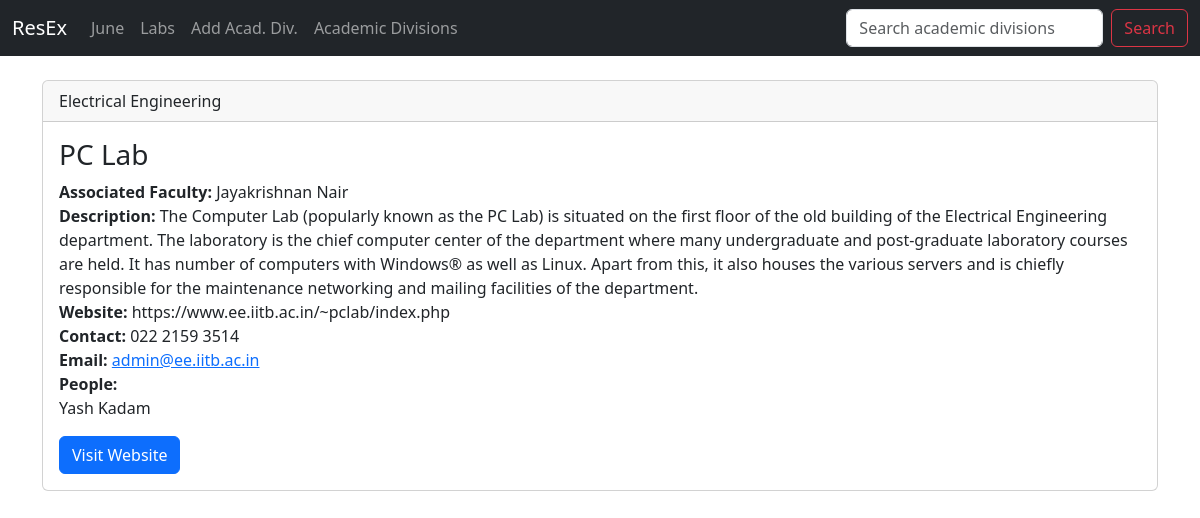
The app's page /show_lab/1 with its own data.
### labs/models.py (models this page shows)
class 	Lab(models.Model):
	name = models.CharField('Lab Name', max_length=256)
	academic_division = models.ForeignKey(Academic_Division, blank=True, null=True, on_delete=models.SET_NULL)
	faculty = models.CharField('Faculty associated', blank=True, max_length=256)
	contact = models.CharField('Contact number', max_length=256, blank=True)
	description = models.TextField(blank=True)
	web = models.URLField('Website address', blank=True)
	email_address = models.EmailField('Email Address', max_length=128, blank=True)
	associated_users = models.ManyToManyField(ResExUser, blank=True)
	address = models.CharField('Address', max_length=256, blank=True)
	poc_manager = models.ForeignKey(User, blank=True, null=True, on_delete=models.SET_NULL)
	def __str__(self):
		return self.name

class Academic_Division(models.Model):
	DEPARTMENT = 'Department'
	SCHOOL = 'School'
	INTERDISCIPLINARY_PROGRAM = 'Interdisciplinary Program'
	CENTRE = 'Centre'
	acad_div_type_CHOICES = [(DEPARTMENT, 'Department'),(SCHOOL, 'School'),	(INTERDISCIPLINARY_PROGRAM, 'Interdisciplinary Program'),(CENTRE, 'Centre'),]
	name = models.CharField('Academic Division Name', max_length=256)
	acad_div_type = models.CharField('Academic Division Type',max_length=28,choices=acad_div_type_CHOICES,default=DEPARTMENT,) # Dept, school, IDP, centers
	web = models.URLField('Website address')
	email = models.EmailField('Email Address', max_length=128, blank=True)
	def __str__(self):
		return self.name

class ResExUser(models.Model):
	first_name = models.CharField(max_length=60)
	last_name = models.CharField(max_length=50)
	email = models.CharField('User Email', max_length=128)
	def __str__(self):
		return self.first_name + ' ' + self.last_name

### labs/views.py (the view)
# urls.py: path('show_lab/<lab_id>',views.show_lab, name="show-lab"),
def show_lab(request, lab_id):
	lab = Lab.objects.get(pk=lab_id)
	return render(request, 'labs/lab.html',
		{'lab':lab})

### labs/templates/labs/lab.html
{% extends "labs/base.html" %}
{% block content %}
<div class="card">
  <div class="card-header">
    {{ lab.academic_division }}
  </div>
  <div class="card-body">
    <h3 class="card-title">{{ lab }}</h3>
    <p class="card-text">
		<strong>Associated Faculty:</strong> {{ lab.faculty }}<br>
		<strong>Description:</strong> {{ lab.description }}<br>
		<strong>Website:</strong> {{ lab.web }}<br>
		<strong>Contact:</strong> {{ lab.contact }}<br>
		<strong>Email:</strong> <a href="mailto:{{ lab.email_address }}">{{ lab.email_address }}</a><br>
		<strong>People:</strong>
		{% for user in lab.associated_users.all %}
		<br>{{ user }}
		{% endfor %}
    </p>
    <a href="{{ lab.web }}" class="btn btn-primary">Visit Website</a>
  </div>
</div>
<br><br>
{% endblock %}

### labs/templates/labs/base.html (shortened to what this page needs)
<!doctype html>
<html lang="en">
  <head>
    <link href="https://cdn.jsdelivr.net/npm/bootstrap@5.3.0-alpha1/dist/css/bootstrap.min.css" rel="stylesheet">
  </head>
  <body>
  	{% include "labs/navbar.html"%}
  	<br>
    <div class="container">
      {% block content %}
      {% endblock %}
    </div>
  </body>
</html>

### labs/templates/labs/navbar.html (shortened to what this page needs)
<nav class="navbar navbar-expand-lg navbar-dark bg-dark">
  <div class="container-fluid">
    <a class="navbar-brand" href="{% url 'home' %}">ResEx</a>
    <div class="collapse navbar-collapse" id="navbarSupportedContent">
      <ul class="navbar-nav me-auto mb-2 mb-lg-0">
        <li class="nav-item">
          <a class="nav-link" href="{% url 'home' '2022' 'June'%}">June</a>
        </li>
        <li class="nav-item">
          <a class="nav-link" href="{% url 'list-labs' %}">Labs</a>
        </li>
        <li class="nav-item">
          <a class="nav-link" href="{% url 'add-acad-div' %}">Add Acad. Div.</a>
        </li>
        <li class="nav-item">
          <a class="nav-link" href="{% url 'list-acad-divs' %}">Academic Divisions</a>
        </li>
      </ul>
      <form class="d-flex" method=POST action="{% url 'search-acad-divs' %}">
        <input class="form-control me-2" type="search" placeholder="Search academic divisions" aria-label="Search" name="searched_acad_divs">
        <button class="btn btn-outline-danger" type="submit">Search</button>
      </form>
    </div>
  </div>
</nav>

### records on screen
Lab: academic_division "Electrical Engineering", name "PC Lab", faculty "Jayakrishnan Nair", description "The Computer Lab (popularly known as the PC Lab) is situated on the first floor of the old building of the Electrical Engineering department. The laboratory is the chief computer center of the department where many undergraduate and post-graduate laboratory courses are held. It has number of computers with Windows® as well as Linux. Apart from this, it also houses the various servers and is chiefly responsible for the maintenance networking and mailing facilities of the department.", web "https://www.ee.iitb.ac.in/~pclab/index.php", contact "022 2159 3514", email_address "admin@ee.iitb.ac.in"
ResExUser: first_name+last_name "Yash Kadam"
